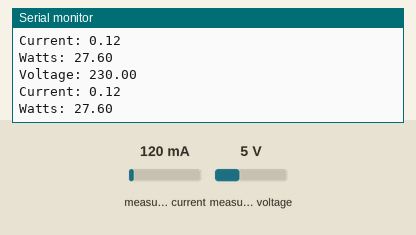
The sketch below on a simulated Arduino Uno, built with avr-gcc and run on an emulated ATmega328P. On the bench: the last lines printed to the serial monitor. Inputs (shaded band) come from the test bench; at power-on: measured current 120 mA, measured voltage 5 V.

Above: at 1.2 s.
1.3 s: measured current set to 500 mA
At 1.59 s:
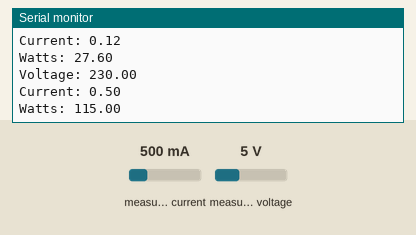
4.3 s: measured voltage set to 0.3 V
At 4.64 s:
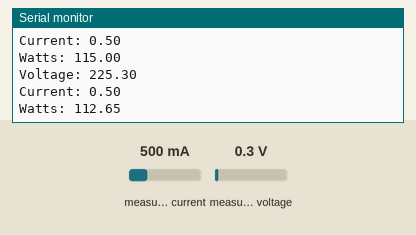
5.8 s: measured current set to 40 mA
At 6.06 s:
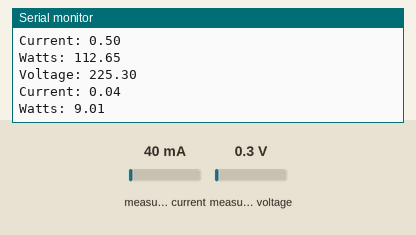
Timing chart, 0 to 8.8 s (numbered marks = the images above; inputs shaded):
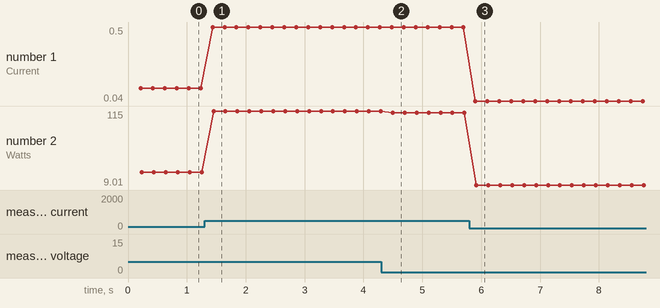

The sketch:

powerMon_VoltageAndCurrent.ino
```cpp
// (licence header left out)
#include "EmonLib.h"             // Include Emon Library


#define VOLT_CAL 148.7
#define CURRENT_CAL 62.6

EnergyMonitor emon1;             // Create an instance

void setup()
{
  Serial.begin(9600);

  emon1.voltage(1, VOLT_CAL, 1.7);  // Voltage: input pin, calibration, phase_shift
  emon1.current(0, CURRENT_CAL);       // Current: input pin, calibration.
}

void loop()
{
  emon1.calcVI(20,2000);         // Calculate all. No.of half wavelengths (crossings), time-out

  float currentDraw            = emon1.Irms;             //extract Irms into Variable
  float supplyVoltage   = emon1.Vrms;                    //extract Vrms into Variable

  Serial.print("Voltage: ");
  Serial.println(supplyVoltage);

  Serial.print("Current: ");
  Serial.println(currentDraw);

  Serial.print("Watts: ");
  Serial.println(currentDraw * supplyVoltage);
  Serial.println("\n\n");
}
```

Measured:
- after the input at 1.3 s, the serial monitor: prints a new line after 0.14 s (image 1)
- after the input at 4.3 s, the serial monitor: prints a new line after 0.16 s (image 2)
- after the input at 5.8 s, the serial monitor: prints a new line after 0.10 s (image 3)
- plotted number 1: 0.12 → 0.5 after the input at 1.3 s, 0.5 → 0.04 after the input at 5.8 s
- plotted number 2: 27.6 → 115 after the input at 1.3 s, 115 → 112.65 after the input at 4.3 s, 112.65 → 9.01 after the input at 5.8 s
